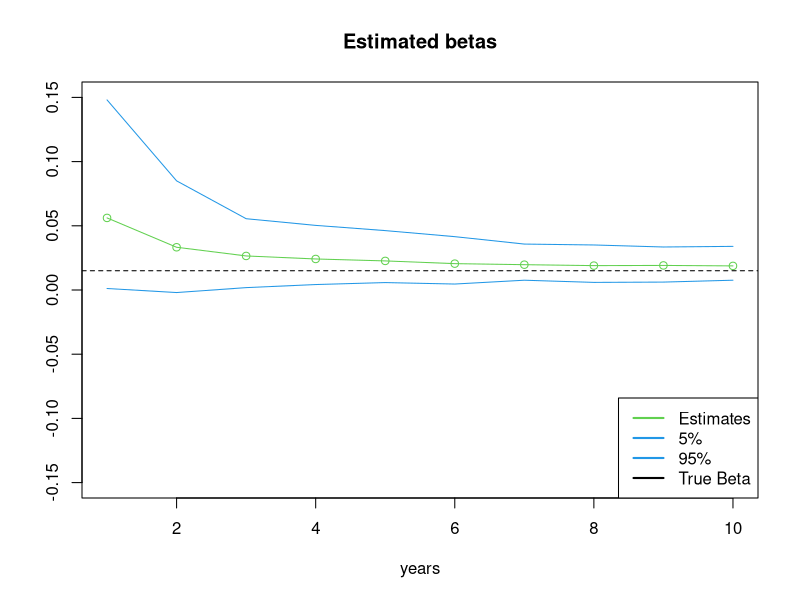
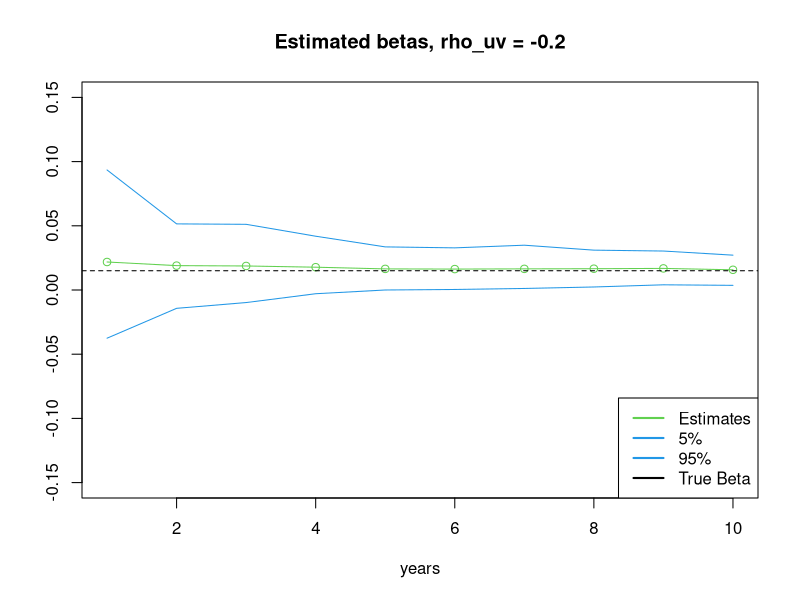
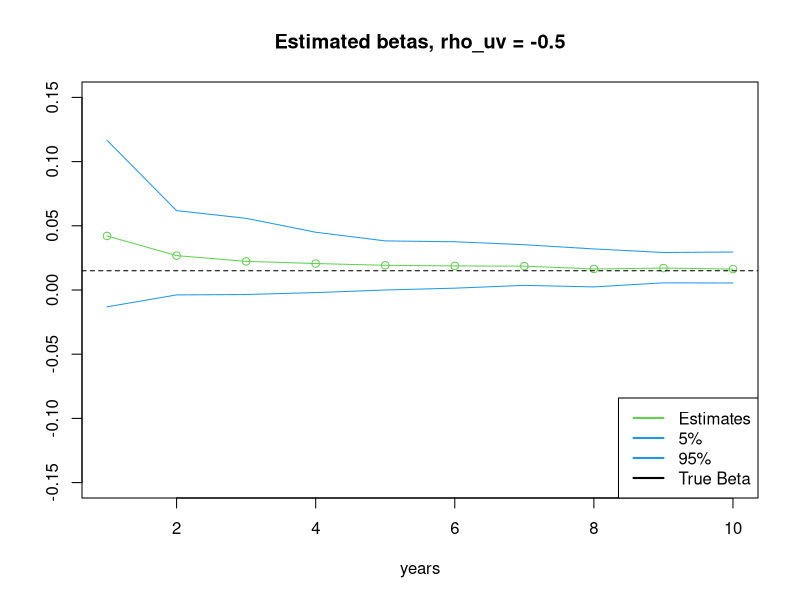
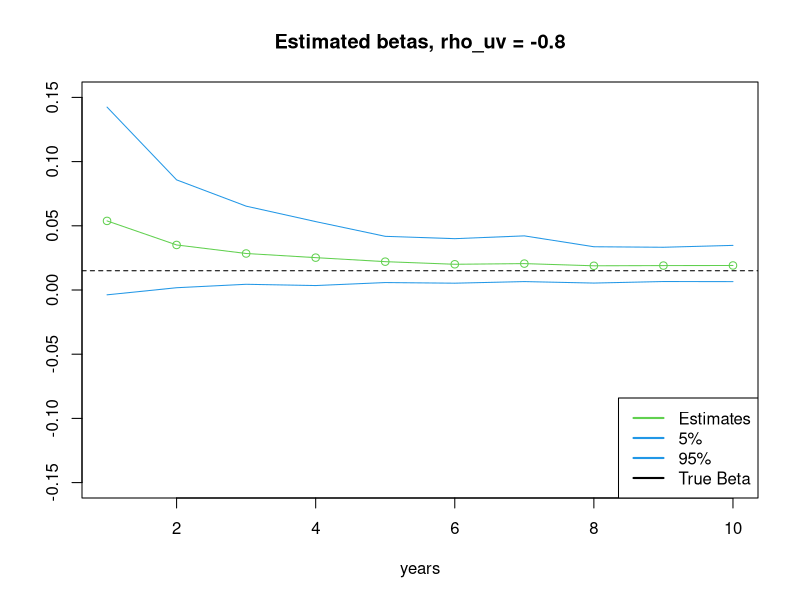

These figures' R source, in order:
## ---- chunk 1
knitr::opts_chunk$set(echo = TRUE)
## ---- chunk 2
library(MASS)

## initialize parameters
beta = 0.015
sigma_u = 0.053
sigma_v = 0.044
rho = 0.98
rho_uv = -0.8
sigma_uv = rho_uv*sigma_u*sigma_v
Sigma <- matrix(c(sigma_u^2, sigma_uv, sigma_uv, sigma_v^2),2,2)

## initialize vectors to hold the estimates
mean_betas = rep(0, 10)
betas_5 = rep(0, 10)
betas_95 = rep(0, 10)

B <- 250

for (t in 120*1:10){
  beta_hat = rep(0, B)
  for (b in 1:B){
    ## simulate the data forward
    rx = matrix(rep(0, (t+1)*2), nrow = t+1)
    uv = mvrnorm(n = t, rep(0, 2), Sigma)
    for (i in 1:t){
      rx[i+1, ] = c(beta, rho)*rx[i, 2] + uv[i,]
    }
    
    ## perform the regression and hold the coefficient
    mod <- lm(rx[(2:(t+1)), 1]~rx[(1:t), 2])
    summ <- summary(mod)
    beta_hat[b] <- summ$coefficients[2, 1]
    summ$coefficients[2, 1]
  }
  
  ## form aggregate statistics
  beta_hat = sort(beta_hat)
  mean_betas[t/120] = mean(beta_hat)
  betas_5[t/120] = beta_hat[round(0.05*B)]
  betas_95[t/120] = beta_hat[round(0.95*B)]
}
 
## plot the data 
plot(mean_betas, main = "Estimated betas", 
     col = 3, 
     xlab = 'years', ylab = '',
     ylim = c(-0.15, 0.15))
lines(x = 1:10, mean_betas, col = 3)
lines(x = 1:10, y = betas_5, col =20)
lines(x = 1:10, y = betas_95, col =20)
abline(h = beta, lty = 'dashed')
legend(x = 'bottomright', legend = c(NULL,'Estimates', '5%', '95%', 'True Beta'), 
       col = c(3, 20, 20, 'black'), lwd = 2)

## ---- chunk 3
## same code as above, with an outer loop to loop over values of rho_uv
for (rho_uv in c(-0.2, -0.5, -0.8)){
  sigma_uv = rho_uv*sigma_u*sigma_v
  Sigma <- matrix(c(sigma_u^2, sigma_uv, sigma_uv, sigma_v^2),2,2)
  for (t in 120*1:10){
    beta_hat = rep(0, B)
    for (b in 1:B){
      rx = matrix(rep(0, (t+1)*2), nrow = t+1)
      uv = mvrnorm(n = t, rep(0, 2), Sigma)
      for (i in 1:t){
        rx[i+1, ] = c(beta, rho)*rx[i, 2] + uv[i,]
      }
      mod <- lm(rx[(2:(t+1)), 1]~rx[(1:t), 2])
      summ <- summary(mod)
      beta_hat[b] <- summ$coefficients[2, 1]
      summ$coefficients[2, 1]
    }
    beta_hat = sort(beta_hat)
    mean_betas[t/120] = mean(beta_hat)
    betas_5[t/120] = beta_hat[round(0.05*B)]
    betas_95[t/120] = beta_hat[round(0.95*B)]
  }
  title = paste0('Estimated betas, rho_uv = ', rho_uv)
  plot(mean_betas, main = title, 
       col = 3, 
       xlab = 'years', ylab = '', 
       ylim = c(-0.15, 0.15))
  lines(x = 1:10, mean_betas, col = 3)
  lines(x = 1:10, y = betas_5, col =20)
  lines(x = 1:10, y = betas_95, col =20)
  abline(h = beta, lty = 'dashed')
  legend(x = 'bottomright', legend = c(NULL,'Estimates', '5%', '95%', 'True Beta'), 
         col = c(3, 20, 20, 'black'), lwd = 2)
}

